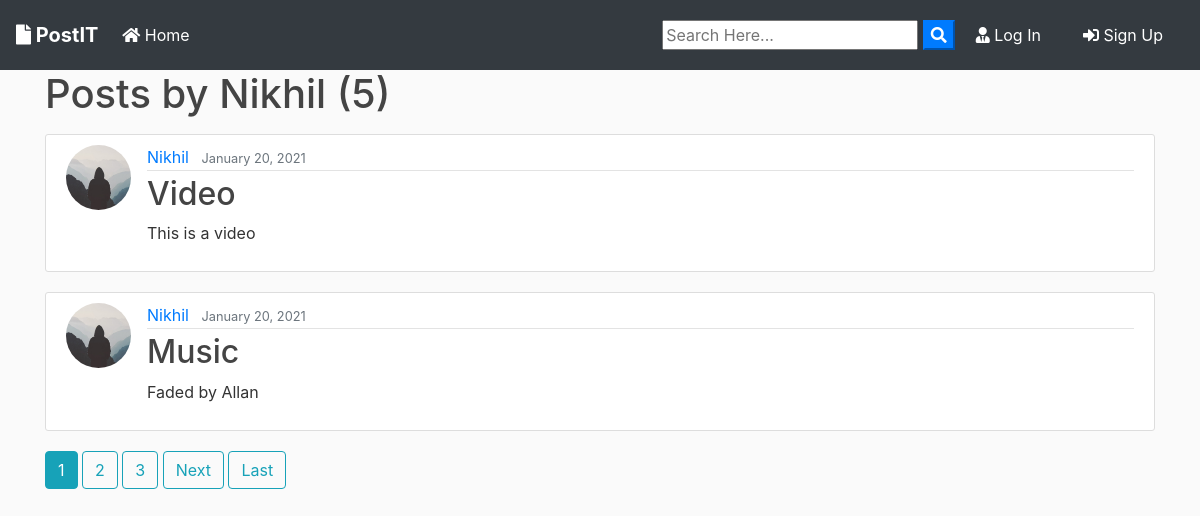
Page /user/Nikhil on the committed database.
### blog/models.py (models this page shows, shortened)
class Post(models.Model):
	title = models.CharField(max_length=100)
	file = models.FileField(null=True,blank=True,upload_to='Files')
	content = models.TextField()
	date_posted = models.DateTimeField(default=timezone.now)
	author = models.ForeignKey(User, on_delete=models.CASCADE)

### user/models.py (models this page shows, shortened)
class Profile(models.Model):
    user = models.OneToOneField(User, on_delete=models.CASCADE)
    image = models.ImageField(default='default.jpg', upload_to='profile_pics')

### blog/views.py (the view)
# urls.py: path('user/<str:username>', UserPostListView.as_view(), name='user-posts'),
class UserPostListView(ListView):
    model = Post
    template_name = 'blog/user_posts.html'
    context_object_name = 'posts'
    paginate_by = 2
    def get_queryset(self):
        user = get_object_or_404(User, username=self.kwargs.get('username'))
        return Post.objects.filter(author=user).order_by('-date_posted')

### blog/templates/blog/user_posts.html (shortened to what this page needs)
{% extends "blog/base.html" %}
{% block content %}
    <h1 class="mb-3">Posts by {{ view.kwargs.username }} ({{ page_obj.paginator.count }})</h1>
    {% for post in posts %}
        <article class="media content-section">
          <img class="rounded-circle article-img" src="{{ post.author.profile.image.url }}">
          <div class="media-body">
            <div class="article-metadata">
              <a class="mr-2" href="{% url 'user-posts' post.author.username %}">{{ post.author }}</a>
              <small class="text-muted">{{ post.date_posted|date:"F d, Y" }}</small>
            </div>
            <h2><a class="article-title" href="{% url 'post-detail' post.id %}">{{ post.title }}</a></h2>
            <p class="article-content">{{ post.content }}</p>
          </div>
        </article>
    {% endfor %}
    {% if is_paginated %}
      {% for num in page_obj.paginator.page_range %}
        {% if page_obj.number == num %}
          <a class="btn btn-info mb-4" href="?page={{ num }}">{{ num }}</a>
        {% elif num > page_obj.number|add:'-3' and num < page_obj.number|add:'3' %}
          <a class="btn btn-outline-info mb-4" href="?page={{ num }}">{{ num }}</a>
        {% endif %}
      {% endfor %}
      {% if page_obj.has_next %}
        <a class="btn btn-outline-info mb-4" href="?page={{ page_obj.next_page_number }}">Next</a>
        <a class="btn btn-outline-info mb-4" href="?page={{ page_obj.paginator.num_pages }}">Last</a>
      {% endif %}
    {% endif %}
{% endblock content %}

### blog/templates/blog/base.html (shortened to what this page needs)
{% load static %}
<!doctype html>
<html lang="en">
  <head>
    <link rel="stylesheet" href="https://stackpath.bootstrapcdn.com/bootstrap/4.3.1/css/bootstrap.min.css">
    <link rel="stylesheet" href="https://use.fontawesome.com/releases/v5.8.1/css/all.css" >
    <link rel="stylesheet" href="{% static 'blog/main.css' %}">
</head>
  <body>
        <nav class="navbar navbar-expand-lg navbar-dark bg-dark">
                <a class="navbar-brand font-weight-bold" href="{% url 'blog-home' %}"><i class="fas fa-file"></i> PostIT</a>
                <div class="collapse navbar-collapse" id="navbarSupportedContent">
                  <ul class="navbar-nav mr-auto">
                    <li class="nav-item active">
                      <a class="nav-link" href="{% url 'blog-home' %}"><i class="fas fa-home"></i> Home <span class="sr-only">(current)</span></a>
                    </li>
                  </ul>
                  <form id="searchform" action="{% url 'search' %}" method="get">
                    <input type="text" name="q" type="text" value="{{ request.GET.q }}" placeholder="Search Here..." />
                    <button type="button" onclick="searchform.submit()" class=" text-white my-color btn-primary"><i class="fa fa-search"></i></button>
                  </form>
                    {% if user.is_authenticated %}
                    <a href="{% url 'user-posts' user %}" class="btn text-white m-2"><i class="fas fa-user-shield"></i> My Post</a>
                    <a href="{% url 'post-create' %} " class="btn text-white m-2"><i class="fas fa-user-edit"></i> New Post</a>
                    <a href="{% url 'profile' %} " class="btn text-white m-2"><i class="fas fa-user"></i> {{ user.username }}</a>
                    <a href="{% url 'logout' %} " class="btn text-white m-2"><i class="fas fa-sign-out-alt"></i> Log Out</a>
                    {% else %}
                    <a href="{% url 'login' %} " class="btn text-white m-2"><i class="fas fa-user-tie"></i> Log In</a>
                    <a href="{% url 'register' %} " class="btn text-white m-2"> <i class="fas fa-sign-in-alt"></i> Sign Up</a>
                    {% endif %}
                  </div>
              </nav>
  <div class="container my-bg">
  {% block content %}
  {% endblock  %}
  </div>
</body>
</html>

### blog/static/blog/main.css (style rules this page uses)
body { background: #fafafa; color: #333333; margin-top: 0; }
h1, h2, h3, h4, h5, h6 { color: #444444; }
ul { margin: 0; }
.content-section { background: #ffffff; padding: 10px 20px; border: 1px solid #dddddd; border-radius: 3px; margin-bottom: 20px; }
.article-title { color: #444444; }
.article-content { white-space: pre-line; }
.article-img { height: 65px; width: 65px; margin-right: 16px; }
.article-metadata { padding-bottom: 1px; margin-bottom: 4px; border-bottom: 1px solid #e3e3e3 }

### rows in the picture
Post: author.profile.image (placeholder picture), author "Nikhil", date_posted "January 20, 2021", title "Video", content "This is a video"
Post: author.profile.image (placeholder picture), author "Nikhil", date_posted "January 20, 2021", title "Music", content "Faded by Allan"

### other values in the picture
{{ view.kwargs.username }} "Nikhil"
{{ page_obj.paginator.count }} "5"
{{ num }} "1"
{{ num }} "2" "3"
